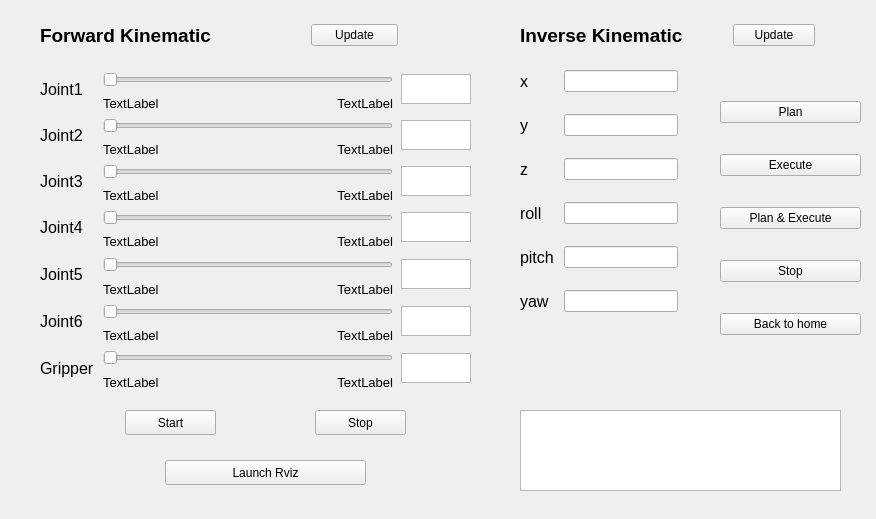
<?xml version="1.0" encoding="UTF-8"?>
<ui version="4.0">
 <class>Form</class>
 <widget class="QWidget" name="Form">
  <property name="geometry">
   <rect>
    <x>0</x>
    <y>0</y>
    <width>876</width>
    <height>519</height>
   </rect>
  </property>
  <property name="windowTitle">
   <string>Form</string>
  </property>
  <widget class="QWidget" name="layoutWidget">
   <property name="geometry">
    <rect>
     <x>720</x>
     <y>90</y>
     <width>141</width>
     <height>257</height>
    </rect>
   </property>
   <layout class="QVBoxLayout" name="verticalLayout">
    <property name="spacing">
     <number>20</number>
    </property>
    <item>
     <widget class="QPushButton" name="planButton">
      <property name="text">
       <string>Plan</string>
      </property>
     </widget>
    </item>
    <item>
     <widget class="QPushButton" name="executeButton">
      <property name="text">
       <string>Execute</string>
      </property>
     </widget>
    </item>
    <item>
     <widget class="QPushButton" name="planexeButton">
      <property name="text">
       <string>Plan &amp;&amp; Execute</string>
      </property>
     </widget>
    </item>
    <item>
     <widget class="QPushButton" name="stopexeButton">
      <property name="text">
       <string>Stop</string>
      </property>
     </widget>
    </item>
    <item>
     <widget class="QPushButton" name="homeButton">
      <property name="text">
       <string>Back to home</string>
      </property>
     </widget>
    </item>
   </layout>
  </widget>
  <widget class="QWidget" name="layoutWidget_2">
   <property name="geometry">
    <rect>
     <x>520</x>
     <y>70</y>
     <width>158</width>
     <height>281</height>
    </rect>
   </property>
   <layout class="QFormLayout" name="formLayout_2">
    <property name="horizontalSpacing">
     <number>10</number>
    </property>
    <property name="verticalSpacing">
     <number>22</number>
    </property>
    <item row="0" column="0">
     <widget class="QLabel" name="label_10">
      <property name="font">
       <font>
        <pointsize>12</pointsize>
       </font>
      </property>
      <property name="text">
       <string>x</string>
      </property>
     </widget>
    </item>
    <item row="0" column="1">
     <widget class="QLineEdit" name="xEdit"/>
    </item>
    <item row="1" column="0">
     <widget class="QLabel" name="label_11">
      <property name="font">
       <font>
        <pointsize>12</pointsize>
       </font>
      </property>
      <property name="text">
       <string>y</string>
      </property>
     </widget>
    </item>
    <item row="1" column="1">
     <widget class="QLineEdit" name="yEdit"/>
    </item>
    <item row="2" column="0">
     <widget class="QLabel" name="label_12">
      <property name="font">
       <font>
        <pointsize>12</pointsize>
       </font>
      </property>
      <property name="text">
       <string>z</string>
      </property>
     </widget>
    </item>
    <item row="2" column="1">
     <widget class="QLineEdit" name="zEdit"/>
    </item>
    <item row="3" column="0">
     <widget class="QLabel" name="label_13">
      <property name="font">
       <font>
        <pointsize>12</pointsize>
       </font>
      </property>
      <property name="text">
       <string>roll</string>
      </property>
     </widget>
    </item>
    <item row="3" column="1">
     <widget class="QLineEdit" name="rollEdit"/>
    </item>
    <item row="4" column="0">
     <widget class="QLabel" name="label_14">
      <property name="font">
       <font>
        <pointsize>12</pointsize>
       </font>
      </property>
      <property name="text">
       <string>pitch</string>
      </property>
     </widget>
    </item>
    <item row="4" column="1">
     <widget class="QLineEdit" name="pitchEdit"/>
    </item>
    <item row="5" column="0">
     <widget class="QLabel" name="label_15">
      <property name="font">
       <font>
        <pointsize>12</pointsize>
       </font>
      </property>
      <property name="text">
       <string>yaw</string>
      </property>
     </widget>
    </item>
    <item row="5" column="1">
     <widget class="QLineEdit" name="yawEdit"/>
    </item>
   </layout>
  </widget>
  <widget class="QPushButton" name="stop_button">
   <property name="geometry">
    <rect>
     <x>315</x>
     <y>410</y>
     <width>91</width>
     <height>25</height>
    </rect>
   </property>
   <property name="text">
    <string>Stop</string>
   </property>
   <property name="icon">
    <iconset resource="resources.qrc">
     <normaloff>:/images/stop.png</normaloff>:/images/stop.png</iconset>
   </property>
  </widget>
  <widget class="QPushButton" name="start_button">
   <property name="geometry">
    <rect>
     <x>125</x>
     <y>410</y>
     <width>91</width>
     <height>25</height>
    </rect>
   </property>
   <property name="text">
    <string>Start</string>
   </property>
   <property name="icon">
    <iconset resource="resources.qrc">
     <normaloff>:/images/play.png</normaloff>:/images/play.png</iconset>
   </property>
  </widget>
  <widget class="QPushButton" name="rvizButton">
   <property name="geometry">
    <rect>
     <x>165</x>
     <y>460</y>
     <width>201</width>
     <height>25</height>
    </rect>
   </property>
   <property name="text">
    <string>Launch Rviz</string>
   </property>
  </widget>
  <widget class="QTextBrowser" name="browser">
   <property name="geometry">
    <rect>
     <x>520</x>
     <y>410</y>
     <width>321</width>
     <height>81</height>
    </rect>
   </property>
  </widget>
  <widget class="QWidget" name="layoutWidget">
   <property name="geometry">
    <rect>
     <x>40</x>
     <y>20</y>
     <width>358</width>
     <height>31</height>
    </rect>
   </property>
   <layout class="QHBoxLayout" name="horizontalLayout">
    <property name="spacing">
     <number>100</number>
    </property>
    <item>
     <widget class="QLabel" name="label_8">
      <property name="font">
       <font>
        <pointsize>14</pointsize>
        <weight>75</weight>
        <bold>true</bold>
       </font>
      </property>
      <property name="text">
       <string>Forward Kinematic</string>
      </property>
     </widget>
    </item>
    <item>
     <widget class="QPushButton" name="updatefkButton">
      <property name="text">
       <string>Update</string>
      </property>
     </widget>
    </item>
   </layout>
  </widget>
  <widget class="QLabel" name="label_16">
   <property name="geometry">
    <rect>
     <x>20</x>
     <y>400</y>
     <width>81</width>
     <height>81</height>
    </rect>
   </property>
   <property name="text">
    <string/>
   </property>
   <property name="pixmap">
    <pixmap resource="resources.qrc">:/images/jderobot.png</pixmap>
   </property>
   <property name="scaledContents">
    <bool>true</bool>
   </property>
  </widget>
  <widget class="QWidget" name="">
   <property name="geometry">
    <rect>
     <x>40</x>
     <y>70</y>
     <width>431</width>
     <height>318</height>
    </rect>
   </property>
   <layout class="QGridLayout" name="gridLayout">
    <property name="spacing">
     <number>8</number>
    </property>
    <item row="0" column="0" rowspan="2">
     <widget class="QLabel" name="label">
      <property name="maximumSize">
       <size>
        <width>50</width>
        <height>16777215</height>
       </size>
      </property>
      <property name="font">
       <font>
        <pointsize>12</pointsize>
        <weight>50</weight>
        <bold>false</bold>
       </font>
      </property>
      <property name="text">
       <string>Joint1</string>
      </property>
     </widget>
    </item>
    <item row="11" column="1" colspan="2">
     <widget class="QSlider" name="jointSlider_6">
      <property name="minimumSize">
       <size>
        <width>0</width>
        <height>20</height>
       </size>
      </property>
      <property name="orientation">
       <enum>Qt::Horizontal</enum>
      </property>
     </widget>
    </item>
    <item row="14" column="1">
     <widget class="QLabel" name="gripper_low">
      <property name="maximumSize">
       <size>
        <width>16777215</width>
        <height>12</height>
       </size>
      </property>
      <property name="font">
       <font>
        <pointsize>10</pointsize>
       </font>
      </property>
      <property name="text">
       <string>TextLabel</string>
      </property>
     </widget>
    </item>
    <item row="13" column="1" colspan="2">
     <widget class="QSlider" name="gripperSlider">
      <property name="minimumSize">
       <size>
        <width>0</width>
        <height>20</height>
       </size>
      </property>
      <property name="orientation">
       <enum>Qt::Horizontal</enum>
      </property>
     </widget>
    </item>
    <item row="4" column="1" colspan="2">
     <widget class="QSlider" name="jointSlider_3">
      <property name="minimumSize">
       <size>
        <width>0</width>
        <height>20</height>
       </size>
      </property>
      <property name="orientation">
       <enum>Qt::Horizontal</enum>
      </property>
     </widget>
    </item>
    <item row="0" column="1" colspan="2">
     <widget class="QSlider" name="jointSlider_1">
      <property name="minimumSize">
       <size>
        <width>0</width>
        <height>20</height>
       </size>
      </property>
      <property name="orientation">
       <enum>Qt::Horizontal</enum>
      </property>
     </widget>
    </item>
    <item row="3" column="1">
     <widget class="QLabel" name="joint2_low">
      <property name="maximumSize">
       <size>
        <width>16777215</width>
        <height>10</height>
       </size>
      </property>
      <property name="font">
       <font>
        <pointsize>10</pointsize>
       </font>
      </property>
      <property name="text">
       <string>TextLabel</string>
      </property>
     </widget>
    </item>
    <item row="7" column="2">
     <widget class="QLabel" name="joint4_high">
      <property name="maximumSize">
       <size>
        <width>16777215</width>
        <height>10</height>
       </size>
      </property>
      <property name="font">
       <font>
        <pointsize>10</pointsize>
       </font>
      </property>
      <property name="text">
       <string>TextLabel</string>
      </property>
      <property name="alignment">
       <set>Qt::AlignRight|Qt::AlignTrailing|Qt::AlignVCenter</set>
      </property>
     </widget>
    </item>
    <item row="14" column="2">
     <widget class="QLabel" name="gripper_high">
      <property name="maximumSize">
       <size>
        <width>16777215</width>
        <height>12</height>
       </size>
      </property>
      <property name="font">
       <font>
        <pointsize>10</pointsize>
       </font>
      </property>
      <property name="text">
       <string>TextLabel</string>
      </property>
      <property name="alignment">
       <set>Qt::AlignRight|Qt::AlignTrailing|Qt::AlignVCenter</set>
      </property>
     </widget>
    </item>
    <item row="3" column="2">
     <widget class="QLabel" name="joint2_high">
      <property name="maximumSize">
       <size>
        <width>16777215</width>
        <height>10</height>
       </size>
      </property>
      <property name="font">
       <font>
        <pointsize>10</pointsize>
       </font>
      </property>
      <property name="text">
       <string>TextLabel</string>
      </property>
      <property name="alignment">
       <set>Qt::AlignRight|Qt::AlignTrailing|Qt::AlignVCenter</set>
      </property>
     </widget>
    </item>
    <item row="12" column="2">
     <widget class="QLabel" name="joint6_high">
      <property name="maximumSize">
       <size>
        <width>16777215</width>
        <height>10</height>
       </size>
      </property>
      <property name="font">
       <font>
        <pointsize>10</pointsize>
       </font>
      </property>
      <property name="text">
       <string>TextLabel</string>
      </property>
      <property name="alignment">
       <set>Qt::AlignRight|Qt::AlignTrailing|Qt::AlignVCenter</set>
      </property>
     </widget>
    </item>
    <item row="1" column="1">
     <widget class="QLabel" name="joint1_low">
      <property name="maximumSize">
       <size>
        <width>16777215</width>
        <height>10</height>
       </size>
      </property>
      <property name="font">
       <font>
        <pointsize>10</pointsize>
       </font>
      </property>
      <property name="text">
       <string>TextLabel</string>
      </property>
     </widget>
    </item>
    <item row="6" column="1" colspan="2">
     <widget class="QSlider" name="jointSlider_4">
      <property name="minimumSize">
       <size>
        <width>0</width>
        <height>20</height>
       </size>
      </property>
      <property name="orientation">
       <enum>Qt::Horizontal</enum>
      </property>
     </widget>
    </item>
    <item row="12" column="1">
     <widget class="QLabel" name="joint6_low">
      <property name="maximumSize">
       <size>
        <width>16777215</width>
        <height>10</height>
       </size>
      </property>
      <property name="font">
       <font>
        <pointsize>10</pointsize>
       </font>
      </property>
      <property name="text">
       <string>TextLabel</string>
      </property>
     </widget>
    </item>
    <item row="5" column="1">
     <widget class="QLabel" name="joint3_low">
      <property name="maximumSize">
       <size>
        <width>16777215</width>
        <height>10</height>
       </size>
      </property>
      <property name="font">
       <font>
        <pointsize>10</pointsize>
       </font>
      </property>
      <property name="text">
       <string>TextLabel</string>
      </property>
     </widget>
    </item>
    <item row="7" column="1">
     <widget class="QLabel" name="joint4_low">
      <property name="maximumSize">
       <size>
        <width>16777215</width>
        <height>10</height>
       </size>
      </property>
      <property name="font">
       <font>
        <pointsize>10</pointsize>
       </font>
      </property>
      <property name="text">
       <string>TextLabel</string>
      </property>
     </widget>
    </item>
    <item row="5" column="2">
     <widget class="QLabel" name="joint3_high">
      <property name="maximumSize">
       <size>
        <width>16777215</width>
        <height>10</height>
       </size>
      </property>
      <property name="font">
       <font>
        <pointsize>10</pointsize>
       </font>
      </property>
      <property name="text">
       <string>TextLabel</string>
      </property>
      <property name="alignment">
       <set>Qt::AlignRight|Qt::AlignTrailing|Qt::AlignVCenter</set>
      </property>
     </widget>
    </item>
    <item row="2" column="1" colspan="2">
     <widget class="QSlider" name="jointSlider_2">
      <property name="minimumSize">
       <size>
        <width>0</width>
        <height>20</height>
       </size>
      </property>
      <property name="orientation">
       <enum>Qt::Horizontal</enum>
      </property>
     </widget>
    </item>
    <item row="1" column="2">
     <widget class="QLabel" name="joint1_high">
      <property name="maximumSize">
       <size>
        <width>16777215</width>
        <height>10</height>
       </size>
      </property>
      <property name="font">
       <font>
        <pointsize>10</pointsize>
        <stylestrategy>PreferDefault</stylestrategy>
       </font>
      </property>
      <property name="text">
       <string>TextLabel</string>
      </property>
      <property name="alignment">
       <set>Qt::AlignRight|Qt::AlignTrailing|Qt::AlignVCenter</set>
      </property>
     </widget>
    </item>
    <item row="2" column="0" rowspan="2">
     <widget class="QLabel" name="label_2">
      <property name="font">
       <font>
        <pointsize>12</pointsize>
       </font>
      </property>
      <property name="text">
       <string>Joint2</string>
      </property>
     </widget>
    </item>
    <item row="4" column="0" rowspan="2">
     <widget class="QLabel" name="label_3">
      <property name="font">
       <font>
        <pointsize>12</pointsize>
       </font>
      </property>
      <property name="text">
       <string>Joint3</string>
      </property>
     </widget>
    </item>
    <item row="6" column="0" rowspan="2">
     <widget class="QLabel" name="label_4">
      <property name="font">
       <font>
        <pointsize>12</pointsize>
       </font>
      </property>
      <property name="text">
       <string>Joint4</string>
      </property>
     </widget>
    </item>
    <item row="11" column="0" rowspan="2">
     <widget class="QLabel" name="label_6">
      <property name="font">
       <font>
        <pointsize>12</pointsize>
       </font>
      </property>
      <property name="text">
       <string>Joint6</string>
      </property>
     </widget>
    </item>
    <item row="13" column="0" rowspan="2">
     <widget class="QLabel" name="label_7">
      <property name="font">
       <font>
        <pointsize>12</pointsize>
       </font>
      </property>
      <property name="text">
       <string>Gripper</string>
      </property>
     </widget>
    </item>
    <item row="10" column="2">
     <widget class="QLabel" name="joint5_high">
      <property name="maximumSize">
       <size>
        <width>16777215</width>
        <height>10</height>
       </size>
      </property>
      <property name="font">
       <font>
        <pointsize>10</pointsize>
       </font>
      </property>
      <property name="text">
       <string>TextLabel</string>
      </property>
      <property name="alignment">
       <set>Qt::AlignRight|Qt::AlignTrailing|Qt::AlignVCenter</set>
      </property>
     </widget>
    </item>
    <item row="10" column="1">
     <widget class="QLabel" name="joint5_low">
      <property name="maximumSize">
       <size>
        <width>16777215</width>
        <height>10</height>
       </size>
      </property>
      <property name="font">
       <font>
        <pointsize>10</pointsize>
       </font>
      </property>
      <property name="text">
       <string>TextLabel</string>
      </property>
     </widget>
    </item>
    <item row="8" column="1" rowspan="2" colspan="2">
     <widget class="QSlider" name="jointSlider_5">
      <property name="minimumSize">
       <size>
        <width>0</width>
        <height>20</height>
       </size>
      </property>
      <property name="orientation">
       <enum>Qt::Horizontal</enum>
      </property>
     </widget>
    </item>
    <item row="8" column="0" rowspan="3">
     <widget class="QLabel" name="label_5">
      <property name="font">
       <font>
        <pointsize>12</pointsize>
       </font>
      </property>
      <property name="text">
       <string>Joint5</string>
      </property>
     </widget>
    </item>
    <item row="0" column="3" rowspan="2">
     <widget class="QTextBrowser" name="joint1Browser">
      <property name="maximumSize">
       <size>
        <width>70</width>
        <height>30</height>
       </size>
      </property>
     </widget>
    </item>
    <item row="2" column="3" rowspan="2">
     <widget class="QTextBrowser" name="joint2Browser">
      <property name="maximumSize">
       <size>
        <width>70</width>
        <height>30</height>
       </size>
      </property>
     </widget>
    </item>
    <item row="4" column="3" rowspan="2">
     <widget class="QTextBrowser" name="joint3Browser">
      <property name="maximumSize">
       <size>
        <width>70</width>
        <height>30</height>
       </size>
      </property>
     </widget>
    </item>
    <item row="6" column="3" rowspan="2">
     <widget class="QTextBrowser" name="joint4Browser">
      <property name="maximumSize">
       <size>
        <width>70</width>
        <height>30</height>
       </size>
      </property>
     </widget>
    </item>
    <item row="11" column="3" rowspan="2">
     <widget class="QTextBrowser" name="joint6Browser">
      <property name="maximumSize">
       <size>
        <width>70</width>
        <height>30</height>
       </size>
      </property>
     </widget>
    </item>
    <item row="13" column="3" rowspan="2">
     <widget class="QTextBrowser" name="gripperBrowser">
      <property name="maximumSize">
       <size>
        <width>70</width>
        <height>30</height>
       </size>
      </property>
     </widget>
    </item>
    <item row="8" column="3" rowspan="3">
     <widget class="QTextBrowser" name="joint5Browser">
      <property name="maximumSize">
       <size>
        <width>70</width>
        <height>30</height>
       </size>
      </property>
     </widget>
    </item>
   </layout>
  </widget>
  <widget class="QWidget" name="">
   <property name="geometry">
    <rect>
     <x>520</x>
     <y>20</y>
     <width>295</width>
     <height>31</height>
    </rect>
   </property>
   <layout class="QHBoxLayout" name="horizontalLayout_2">
    <property name="spacing">
     <number>50</number>
    </property>
    <item>
     <widget class="QLabel" name="label_9">
      <property name="font">
       <font>
        <pointsize>14</pointsize>
        <weight>75</weight>
        <bold>true</bold>
       </font>
      </property>
      <property name="text">
       <string>Inverse Kinematic</string>
      </property>
     </widget>
    </item>
    <item>
     <widget class="QPushButton" name="updateikButton">
      <property name="text">
       <string>Update</string>
      </property>
     </widget>
    </item>
   </layout>
  </widget>
 </widget>
 <resources>
  <include location="resources.qrc"/>
 </resources>
 <connections/>
</ui>
